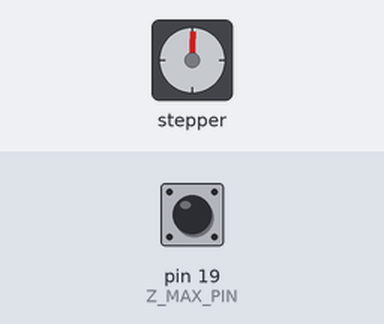
Recording of a sketch running on a simulated Arduino Mega 2560, built with avr-gcc and run on an emulated ATmega2560. Shown: stepper motor. Wiring (inferred from the names in the program): stepper motor driver (200 steps per turn assumed): step pin 46; direction pin 48; enable pin 62. Inputs (shaded band) come from the test bench; at power-on: pin 19 (Z_MAX_PIN) HIGH.

Above: at 1.8 s.
1.9 s: pin 19 (Z_MAX_PIN) pulled LOW for 3.2 s
At 6.4 s:
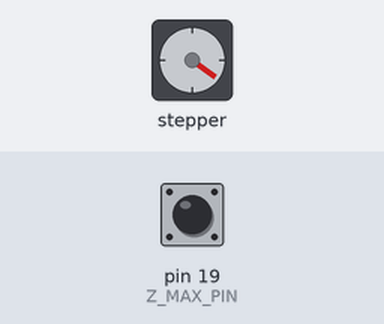
At 14.2 s:
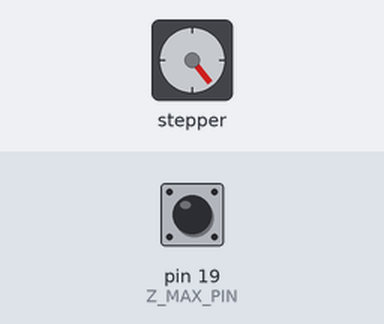
Timing chart, 0 to 16.1 s (numbered marks = the images above; inputs shaded):
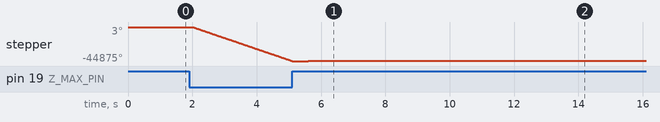

The sketch:

deneme_z.ino
```cpp
#define Z_STEP_PIN         46
#define Z_DIR_PIN          48
#define Z_ENABLE_PIN       62
#define Z_MIN_PIN          18
#define Z_MAX_PIN          19

void setup() {
  Serial.begin(9600);
  pinMode(Z_MAX_PIN, INPUT_PULLUP);
//  pinMode(Z_MIN_PIN, INPUT_PULLUP);
  pinMode(Z_STEP_PIN  , OUTPUT);
  pinMode(Z_DIR_PIN    , OUTPUT);
  pinMode(Z_ENABLE_PIN    , OUTPUT);
  digitalWrite(Z_ENABLE_PIN    , LOW);

}

void loop() {
 int val=0;
val=digitalRead(Z_MAX_PIN);
  if (digitalRead(Z_DIR_PIN)==1){
    if (val==1){
    delay(500);
    digitalWrite(Z_DIR_PIN    , LOW);
    //delay(500);
    }
}
 else {
  if (digitalRead(Z_DIR_PIN)==0){
    if (val==1){
    delay(500);
    digitalWrite(Z_DIR_PIN    , HIGH);
    }
  }

//  int val1=0;
//val1=digitalRead(Z_MIN_PIN);
//  if (digitalRead(Z_DIR_PIN)==1){
//    if (val1==1){
//    delay(500);
//    digitalWrite(Z_DIR_PIN    , LOW);
//    //delay(500);
//    }
//}
// else {
//  if (digitalRead(Z_DIR_PIN)==0){
//    if (val1==1){
//    delay(500);
//    digitalWrite(Z_DIR_PIN    , HIGH);
//    }
//  }
//
//  }

  digitalWrite(Z_STEP_PIN    , HIGH);
  delayMicroseconds(100);
  digitalWrite(Z_STEP_PIN    , LOW);
}
}
```
